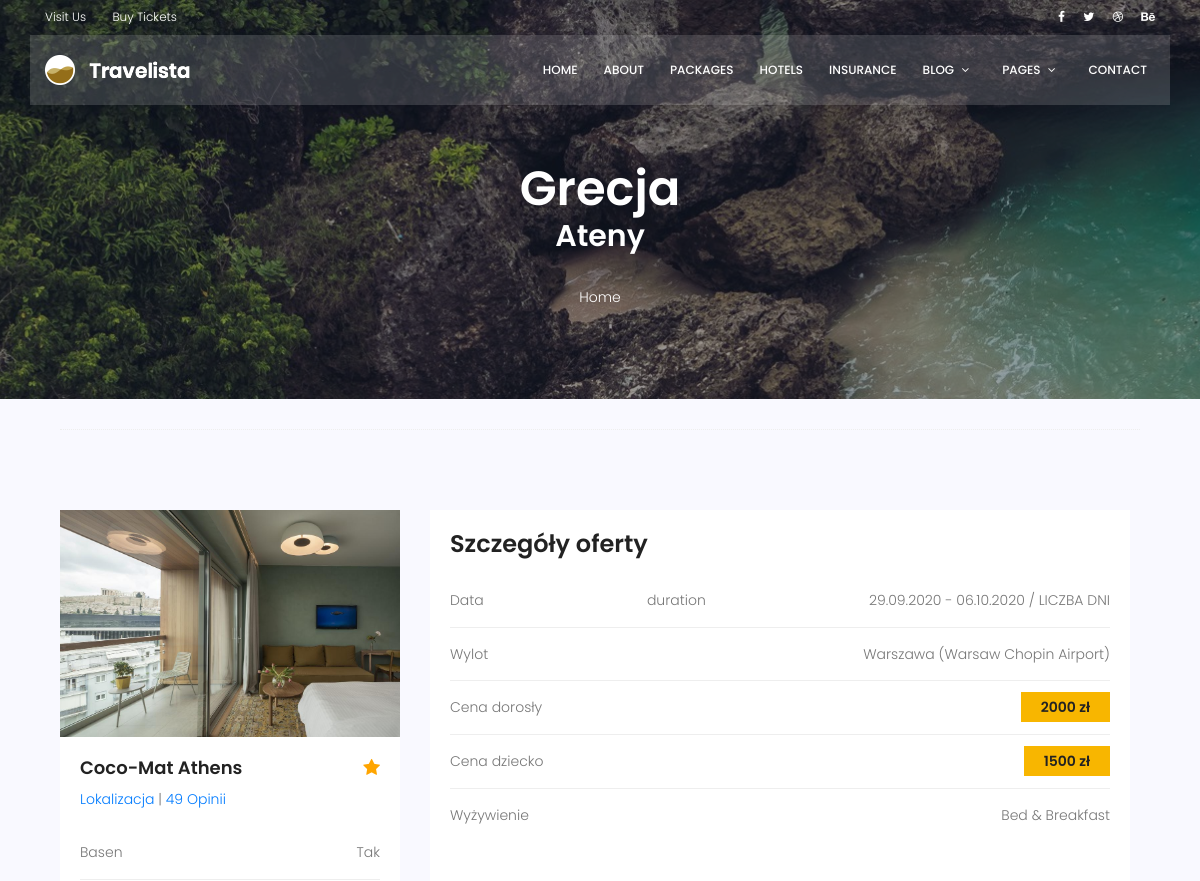
/core/trip_details/1/ (upper part), run on an earlier commit of the app's database.
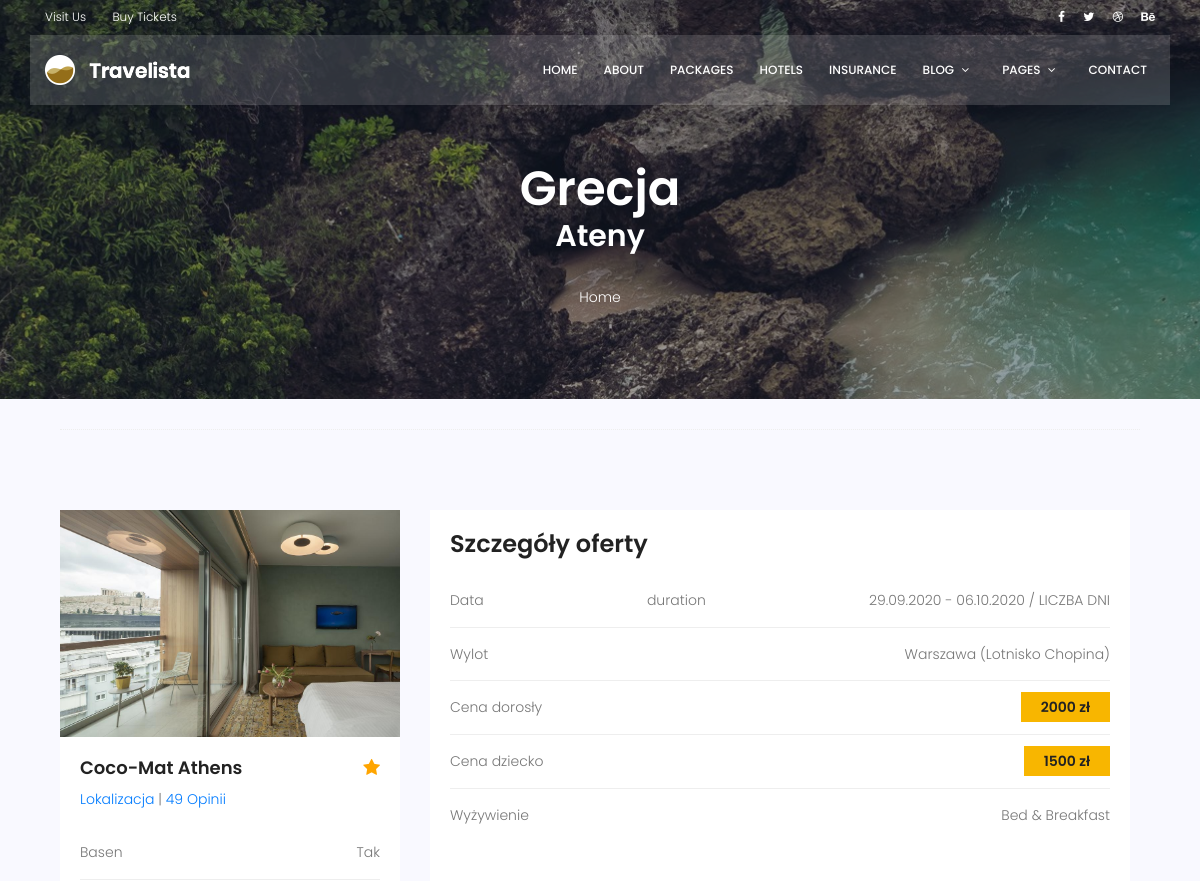
And on a later commit of the database.
### core/models.py (models this page shows, shortened)
class Trip(models.Model):
    departure_city = models.ForeignKey(City, on_delete=models.CASCADE, related_name='departure_city_trips')
    departure_airport = models.ForeignKey(Airport, on_delete=models.CASCADE, related_name='departure_airport_trips')
    arrival_city = models.ForeignKey(City, on_delete=models.CASCADE, related_name='arrival_city_trips')
    arrival_hotel = models.ForeignKey(Hotel, on_delete=models.CASCADE, related_name='arrival_hotel_trips')
    arrival_airport = models.ForeignKey(Airport, on_delete=models.CASCADE, related_name='arrival_airport_trips')
    departure_date = models.DateTimeField()
    arrival_date = models.DateTimeField()
    return_date = models.DateTimeField()
    catering_option = models.CharField(choices=CATERING_OPTIONS, max_length=20)
    price_for_adult = models.DecimalField(decimal_places=0, max_digits=6)
    price_for_child = models.DecimalField(decimal_places=0, max_digits=6)
    promoted = models.BooleanField(default=False)
    adults_number = models.IntegerField(default=0)
    kids_number = models.IntegerField(default=0)

class Airport(models.Model):
    name = models.CharField(max_length=50)
    city = models.ForeignKey(City, on_delete=models.CASCADE, related_name='airports')
    class Meta:
        ordering = ['name']
    def __str__(self):
        return self.name

class City(models.Model):
    name = models.CharField(max_length=100)
    country = models.ForeignKey(Country, on_delete=models.CASCADE, related_name='cities')
    city_image = models.FileField(upload_to=get_city_image_path, null=True)
    class Meta:
        ordering = ['name']
    def __str__(self):
        return self.name

class Country(models.Model):
    name = models.CharField(max_length=50)
    continent = models.ForeignKey(Continent, on_delete=models.CASCADE, related_name='countries')
    country_image = models.FileField(upload_to=get_country_image_path, null=True)
    class Meta:
        ordering = ['name']
    def __str__(self):
        return self.name

class Hotel(models.Model):
    name = models.CharField(max_length=100)
    stars = models.IntegerField(choices=STARS_CHOICES, default=1)
    description = models.TextField(max_length=2000, null=True, blank=True)
    city = models.ForeignKey(City, on_delete=models.CASCADE, related_name='hotels')
    location = models.CharField(default='', max_length=500, null=True)
    swimming_pool = models.CharField(choices=BOOL_OPTIONS, default='Nie', max_length=10)
    wifi = models.CharField(choices=BOOL_OPTIONS, default='Nie', max_length=10)
    air_condition = models.CharField(choices=BOOL_OPTIONS, default='Nie', max_length=10)
    room_service = models.CharField(choices=BOOL_OPTIONS, default='Nie', max_length=10)
    restaurant = models.CharField(choices=BOOL_OPTIONS, default='Nie', max_length=10)
    gym = models.CharField(choices=BOOL_OPTIONS, default='Nie', max_length=10)
    hotel_image = models.FileField(upload_to=get_hotel_image_path, null=True)
    hotel_image2 = models.FileField(upload_to=get_hotel_image_path, null=True)
    class Meta:
        ordering = ['name']

### core/views.py (the view)
# urls.py: path('trip_details/<pk>/', TripDetailsView.as_view(), name='trip_details'),
class TripDetailsView(DetailView):
    model = Trip
    template_name = 'core/trip_details.html'
    def get_context_data(self, **kwargs):
        context = super().get_context_data()
        context['duration'] = Trip.departure_date
        return context

### core/templatetags/core_extras.py (called while the page is built)
@register.filter(name='times')
def times(number):
    return range(number)

### core/templates/core/trip_details.html (shortened to what the changed rows need)
{% load static %}
{% load core_extras %}
<!DOCTYPE html>
<html lang="zxx" class="no-js">
<head>
    <link rel="stylesheet" href="{% static 'css/linearicons.css' %}">
    <link rel="stylesheet" href="{% static 'css/font-awesome.min.css' %}">
    <link rel="stylesheet" href="{% static 'css/bootstrap.css' %}">
    <link rel="stylesheet" href="{% static 'css/magnific-popup.css' %}">
    <link rel="stylesheet" href="{% static 'css/jquery-ui.css' %}">
    <link rel="stylesheet" href="{% static 'css/nice-select.css' %}">
    <link rel="stylesheet" href="{% static 'css/animate.min.css' %}">
    <link rel="stylesheet" href="{% static 'css/owl.carousel.css' %}">
    <link rel="stylesheet" href="{% static 'css/main.css' %}">
</head>
<body>
<section class="about-banner relative">
    <div class="container">
        <div class="row d-flex align-items-center justify-content-center">
            <div class="about-content col-lg-12">
                <h1 class="text-white">
                    {{ trip.arrival_city.country }}
                </h1>
                <h2 class="text-white">
                    {{ trip.arrival_city.name }}
                </h2>
<br>
                <p class="text-white link-nav"><a href="{% url 'trip_list' %}">Home </a></p>
            </div>
        </div>
    </div>
</section>
<section class="destinations-area section-gap" style="padding: 30px">
    <div class="container" >
        <div class="whole-wrap">
            <div class="container">
                <div class="section-top-border">
                    <div class="row">
                        <div class="col-lg-4">
                            <div class="single-destinations">
                                <div class="thumb">
                                    <img class='img-fluid' src="{{ trip.arrival_hotel.hotel_image.url }}" alt="">
                                </div>
                                <div class="details">
                                    <h4 class="d-flex justify-content-between">
                                        <span>{{ trip.arrival_hotel.name }}</span>
                                        <div class="star">
                                            {% for _ in trip.arrival_hotel.stars|times %}
                                                <span class="fa fa-star checked"></span>
                                            {% endfor %}
                                        </div>
                                    </h4>
                                    <ul class="package-list">
                                        <li class="d-flex justify-content-between align-items-center">
                                            <span>Basen</span>
                                            <span>{{ trip.arrival_hotel.swimming_pool }}</span>
                                        </li>
                                    </ul>
                                </div>
                            </div>
                        </div>
                        <div class="col-lg-4">
                            <div class="single-destinations" style="width: 700px">
                                <div class="details">
                                    <ul class="package-list">
                                        <li class="d-flex justify-content-between align-items-center">
                                            <span>Data</span>
                                            <span>duration</span>
                                            <span>{{ trip.departure_date|date:"d.m.Y" }} - {{trip.return_date|date:"d.m.Y"}}
                                                / LICZBA DNI</span>
                                        </li>
                                        <li class="d-flex justify-content-between align-items-center">
                                            <span>Wylot</span>
                                            <span>{{ trip.departure_city }} ({{ trip.departure_airport }})</span>
                                        </li>
                                        <li class="d-flex justify-content-between align-items-center">
                                            <span><a class="price-btn">{{ trip.price_for_adult }} zł</a></span>
                                        </li>
                                        <li class="d-flex justify-content-between align-items-center">
                                            <span><a class="price-btn">{{ trip.price_for_child }} zł</a></span>
                                        </li>
                                        <li class="d-flex justify-content-between align-items-center">
                                            <span>Wyżywienie</span>
                                            <span title="{{ trip.catering_option }}">{{ trip.catering_option }}</span>
                                        </li>
                                    </ul>
<br><br>
<br>
                                </div>
                            </div>
                        </div>
                    </div>
                </div>
<hr><br>
            </div>
        </div>
    </div>
</section>
</body>
</html>

What changed in the data, as far as the page shows it:
changed through a linked row, Trip "Bed & Breakfast": departure_airport "Warsaw Chopin Airport" → "Lotnisko Chopina"
